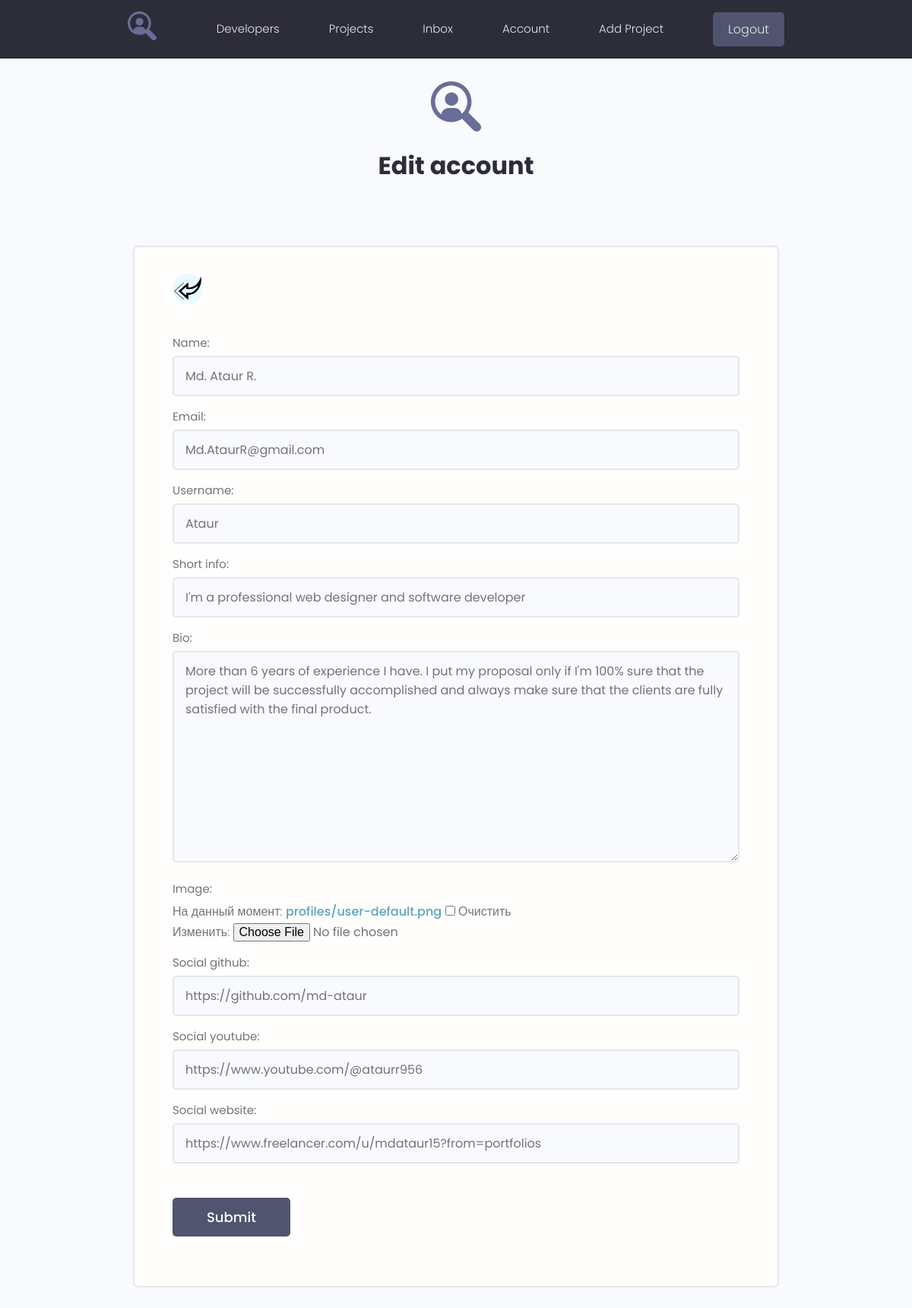
The app's page /edit-account/ (signed in) with its own data.
### users/models.py (models this page shows, shortened)
class Profile(models.Model):
    user = models.OneToOneField(User, on_delete=models.CASCADE, blank=True, null=True)
    name = models.CharField(max_length=200, blank=True, null=True)
    email = models.EmailField(max_length=500, blank=True, null=True)
    username = models.CharField(max_length=200, blank=True, null=True)
    short_info = models.CharField(max_length=200, blank=True, null=True)
    bio = models.TextField(blank=True, null=True)
    image = models.ImageField(upload_to='profiles/', blank=True, null=True, default='profiles/user-default.png')
    social_github = models.CharField(max_length=200, blank=True, null=True)
    social_youtube = models.CharField(max_length=200, blank=True, null=True)
    social_website = models.CharField(max_length=200, blank=True, null=True)
    created = models.DateTimeField(auto_now_add=True)

### users/views.py (the view)
# urls.py: path('edit-account/', views.edit_account, name='edit-account'),
@login_required(login_url='login')
def edit_account(request):
    profile = request.user.profile
    form = ProfileForm(instance=profile)
    if request.method == 'POST':
        form = ProfileForm(request.POST, request.FILES, instance=profile)
        if form.is_valid():
            form.save()
            messages.success(request, 'Account edited successfully!')
            return redirect('account')
    context = {'form': form}
    return render(request, 'users/profile_form.html', context)

### users/forms.py
class ProfileForm(ModelForm):
    class Meta:
        model = Profile
        exclude = ['user', 'created']
    def __init__(self, *args, **kwargs):
        super().__init__(*args, **kwargs)
        for field in self.fields:
            self.fields[field].widget.attrs.update({'class': 'input'})

### users/templates/users/profile_form.html (shortened to what this page needs)
{% extends 'projects/base.html' %}
{% load static %}
{% block content %}
    <div class="auth__header text-center m-md">
        <a href="/">
            <img src="{% static 'images/logo.svg' %}" alt="icon"/>
        </a>
        <h3>Edit account</h3>
    </div>
    <main class="formPage my-xl">
        <div class="content-box">
            <div class="formWrapper">
                <a class="backButton" href="{% url 'account' %}"><img src="{% static 'images/left.png' %}"
                                                                      alt="left"></a>
                <br>
                <form class="form" action="{% url 'edit-account' %}" method="post" enctype="multipart/form-data">
                    {% for field in form %}
                        <div class="form__field">
                            <label for="formInput#text">{{ field.label }}: </label>
                            <p class="input input--text">{{ field }}</p>
                        </div>
                    {% endfor %}
                    <input class="btn btn--sub btn--lg  my-md" type="submit" value="Submit"/>
                </form>
            </div>
        </div>
    </main>
{% endblock %}

### projects/static/styles/app.css (style rules this page uses)
:root { --color-sub: #2d2d39; }
.btn--sub { background-color: var(--color-sub-light); }
img { width: 100%; }
.content-box { width: 95%; max-width: 85rem; margin: 0 auto; }
.auth__header h3 { color: var(--color-sub); font-weight: 700; margin-top: 1rem; }
.backButton { background: var(--color-main-light); color: var(--color-main); width: 4rem; height: 4rem; display: flex; align-items: center; justify-content: center; border-radius: 50%; }
.formPage .formWrapper { list-style: none; background: var(--color-white); padding: 3.5rem 5rem; border: 2px solid var(--color-light); border-radius: 0.7rem; }

### projects/static/uikit/styles/modules/_variables.css (style rules this page uses)
:root { --color-main: #5aa5b9; --color-main-light: #e6faff; --color-sub: #3f4156; --color-sub-light: #51546e; --color-sub-lighter: #ededfd; --color-text: #737373; --color-gray: #8b8b8b; --color-light: #e5e7eb; --color-light-gray: #767676; --color-bg: #f8fafd; --color-white: #fffefd; --color-white-light: #f3f3f3; --color-success: #359e64; --color-success-bg: #def8e8; --color-error: #fc4b0b; --color-error-bg: #fff2ee; --font-base: 'Poppins', arial, helvetica, 'Segoe UI', roboto, ubuntu, sans-serif; --font-monospace: 'Fira Code', 'Courier New', courier, monospace; --font-regular: 300; --font-medium: 500; --font-bold: 700; --generic-shadow: 1px 1px 5px #00000010; --generic-transition: all 0.3s ease-in-out; }

### projects/static/uikit/styles/modules/_base.css (style rules this page uses)
* { margin: 0; padding: 0; box-sizing: border-box; text-rendering: optimizeLegibility; color: inherit; font-size: inherit; }
html { font-size: 50%; }
@media only screen and (min-width: 480px) { html { font-size: 56.25%; } }
@media only screen and (min-width: 1200px) { html { font-size: 62.5%; } }
body { line-height: 1.6; font-weight: 400; font-size: 1.5rem; color: var(--color-text); background-color: var(--color-bg); min-height: 100vh; }

### projects/static/uikit/styles/modules/_typography.css (style rules this page uses)
* { font-family: var(--font-base); }
h3 { font-size: 3.2rem; font-weight: var(--font-medium); }
p, span, strong { font-size: 1.6rem; color: var(--color-text); font-weight: var(--font-regular); }
a { padding-bottom: 2px; text-decoration: none; display: inline-block; color: var(--color-main); font-weight: var(--font-medium); }

### projects/static/uikit/styles/modules/_utilities.css (style rules this page uses)
.text-center { text-align: center; }
.m-md { margin: 3rem; }
.my-md { margin: 3rem auto; }
.my-xl { margin: 8rem auto; }

### projects/static/uikit/styles/modules/_button.css (style rules this page uses)
.btn { display: inline-block; position: relative; cursor: pointer; background-color: var(--color-light); font-weight: var(--font-medium); color: var(--color-sub); text-decoration: none; padding: 1rem 2rem; border-radius: 0.5rem; border: none; width: -webkit-fit-content; width: -moz-fit-content; width: fit-content; height: -webkit-fit-content; height: -moz-fit-content; height: fit-content; font-size: 1.6rem; outline-width: 0; outline-color: transparent; -webkit-backface-visibility: hidden; backface-visibility: hidden; transition: all 0.3s ease-in-out; }
.btn--sub { background-color: var(--color-sub); color: var(--color-white); }
.btn--lg { font-size: 1.8rem; padding: 1.2rem 4.5rem; }

### projects/static/uikit/styles/modules/_form.css (style rules this page uses)
.form { display: block; }
.form__field { margin-top: 1.5rem; margin-bottom: 1.5rem; }
.form__label, .form__field > label { display: block; margin-bottom: 0.5rem; color: var(--color-text); }
input.input[type='text'], input.input[type='email'], input.input[type='password'], input.input[type='number'], textarea.input { min-width: 24rem; width: 100%; padding: 1.2rem 1.5rem; border-radius: 0.5rem; border: 2px solid var(--color-light); transition: all 0.3s ease-in-out; background-color: var(--color-bg); }

### records on screen
Profile: form "Md. Ataur R." "Md.AtaurR@gmail.com" "Ataur" "I'm a professional web designer and software developer" "More than 6 years of experience I have. I put my proposal only if I'm 100% sure that the project will be successfully accomplished and always make sure that the clients are fully satisfied with the final product." "https://github.com/md-ataur" "https://www.youtube.com/@ataurr956" "https://www.freelancer.com/u/mdataur15?from=portfolios"

### other values on screen
{{ field.label }} "Name" "Email" "Username" "Short info" "Bio" "Image" "Social github" "Social youtube" "Social website"
